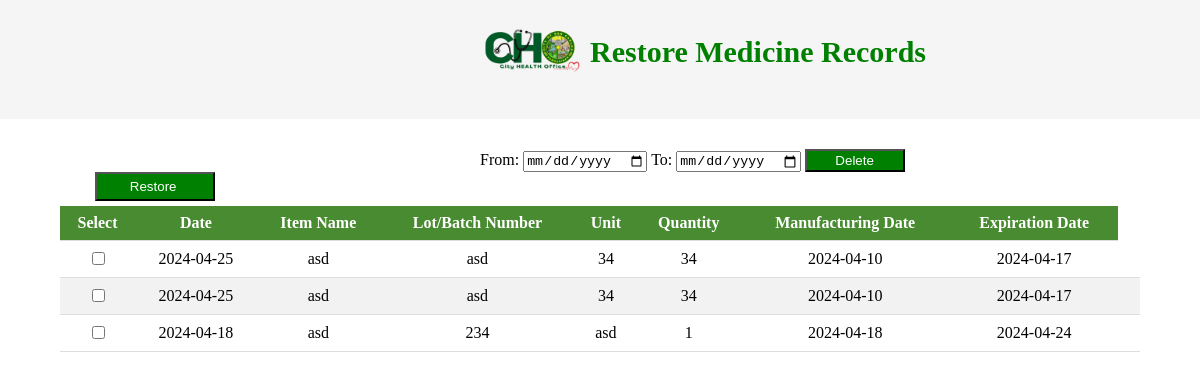
Page /forencoder/medicine_restore.php on the committed database.
### tables this page shows
CREATE TABLE `archived_medicines` (
  `archive_id` int(11) NOT NULL,
  `Date` date DEFAULT NULL,
  `Item_Name` varchar(255) DEFAULT NULL,
  `Batch_Number` varchar(50) DEFAULT NULL,
  `Description` text DEFAULT NULL,
  `QTY` int(11) DEFAULT NULL,
  `Manufacturing_Date` date DEFAULT NULL,
  `Expiration_Date` date DEFAULT NULL,
  `archived_at` timestamp NOT NULL DEFAULT current_timestamp()
);

### forencoder/medicine_restore.php (the view, shortened to what this page needs)
<!DOCTYPE html>
<html>
<head>
</head>
<header style="background-color:whitesmoke; display: flex; align-items: center;">
    <img src="logo.png" alt="Logo" style="max-width: 100px; height: auto; margin-right: 10px; margin-left: 40%;">
    <h2 style="margin-left:%;padding:px; margin-bottom: 50px; color: green; margin-top:35px; font-size:30px">Restore Medicine Records</h2>
</header>
<body>
    <form method="post" action="permanent_archive_delete.php" style="margin-top:30px">
        <label for="startDate" style="margin-left: 40%">From:</label>
        <input type="date" id="startDate" name="startDate" required>
        <label for="endDate" required>To:</label>
        <input type="date" id="endDate" name="endDate" required>
        <button type="submit" name="deleteByDateRange" style="padding:2px; width:100px; background-color: green; color:white">Delete</button>
    </form>
    <form method="post" action="restore_medicine.php">
    <input type="submit" value="Restore " style="padding:5px; margin-left:95px; width: 10%; background-color: green; color: white">
    <div class="table-container">
            <table class="data-table">
        <thead>
            <tr>
                <th  style="color:white">Select</th>
                <th  style="color:white">Date</th>
                <th  style="color:white">Item Name</th>
                <th  style="color:white">Lot/Batch Number</th>
                <th  style="color:white">Unit</th>
                <th  style="color:white">Quantity</th>
                <th  style="color:white">Manufacturing Date</th>
                <th  style="color:white">Expiration Date</th>
            </tr>
        </thead>
            <?php
            $servername = "localhost";
            $username = "root";
            $password = "";
            $dbname = "choinventory";
            $conn = new mysqli($servername, $username, $password, $dbname);
            $select_sql = "SELECT archive_id, Date, Item_Name, Batch_Number,  Description, QTY, Manufacturing_Date, Expiration_Date FROM archived_medicines";
            $result = $conn->query($select_sql);
            if ($result->num_rows > 0) {
                while ($row = $result->fetch_assoc()) {
            ?>
                    <tr>
                        <td><input type='checkbox' name='archive_ids[]' value='<?php echo $row['archive_id']; ?>'></td>
                        <td><?php echo $row['Date']; ?></td>
                        <td><?php echo $row['Item_Name']; ?></td>
                        <td><?php echo $row['Batch_Number']; ?></td>
                        <td><?php echo $row['Description']; ?></td>
                        <td><?php echo $row['QTY']; ?></td>
                        <td><?php echo $row['Manufacturing_Date']; ?></td>
                        <td><?php echo $row['Expiration_Date']; ?></td>
                       <td>
                </td>
                    </tr>
            <?php
                }
            } else {
                echo "<tr><td colspan='8'>No archived records</td></tr>";
            }
            ?>
        </table>
        </div>
    </form>
</body>
</html>

### forencoder/medicine_restore.php (style rules this page uses)
body { margin: 0; padding: 0; }
.table-container { margin-top: 5px; overflow-x: auto; }
.data-table { width: 90%; border-collapse: collapse; margin-left: 5%; }
.data-table th, .data-table td { padding: 8px; text-align: center; border-bottom: 1px solid #ddd; }
.data-table th { background-color: #498B31; color: #333; }
.data-table tbody tr:nth-child(even) { background-color: #f2f2f2; }

### rows in the picture
archived_medicines: Date "2024-04-25", Item_Name "asd", Batch_Number "asd", Description "34", QTY "34", Manufacturing_Date "2024-04-10", Expiration_Date "2024-04-17"
archived_medicines: Date "2024-04-25", Item_Name "asd", Batch_Number "asd", Description "34", QTY "34", Manufacturing_Date "2024-04-10", Expiration_Date "2024-04-17"
archived_medicines: Date "2024-04-18", Item_Name "asd", Batch_Number "234", Description "asd", QTY "1", Manufacturing_Date "2024-04-18", Expiration_Date "2024-04-24"
